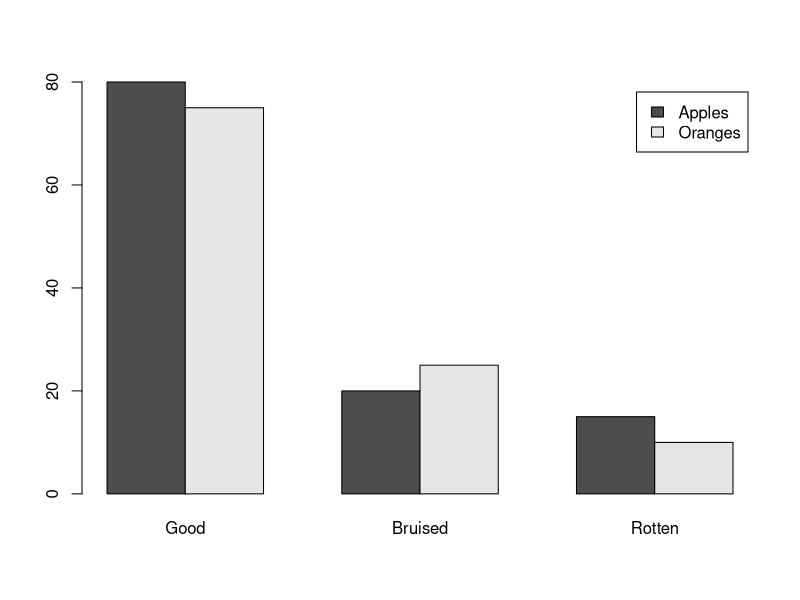
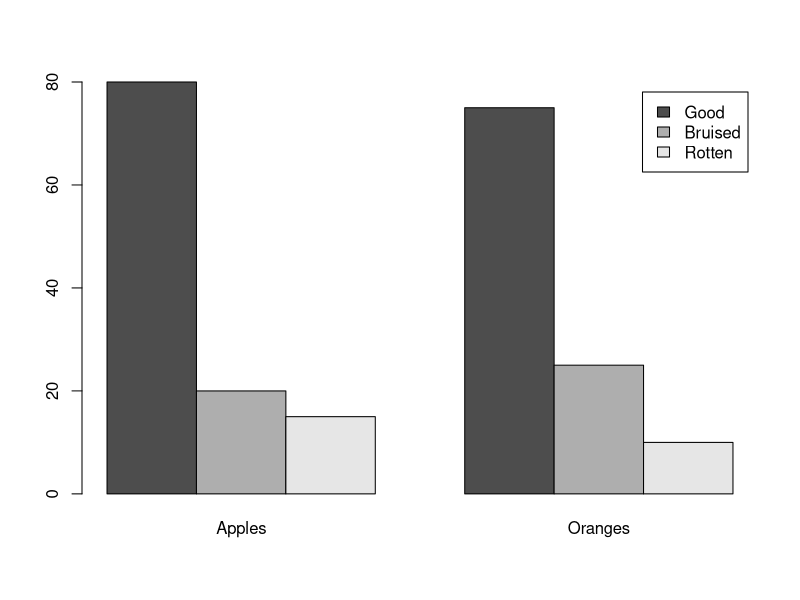
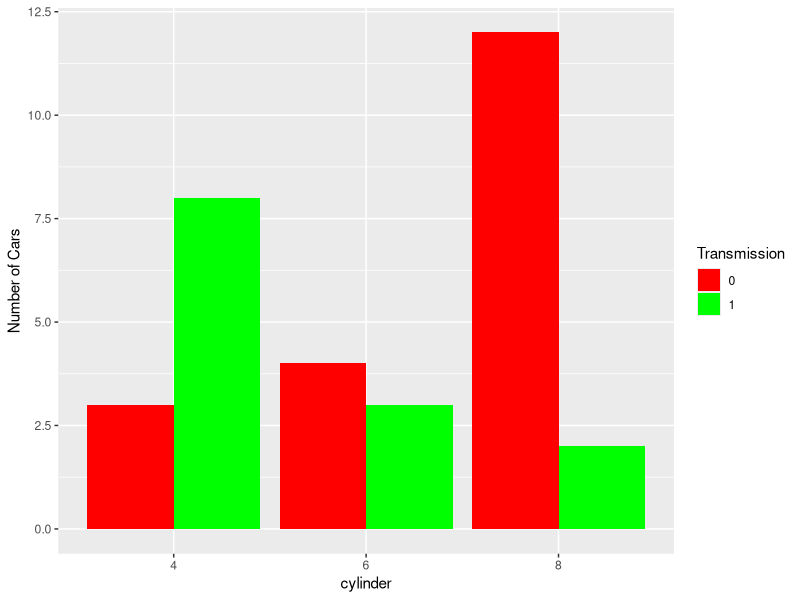
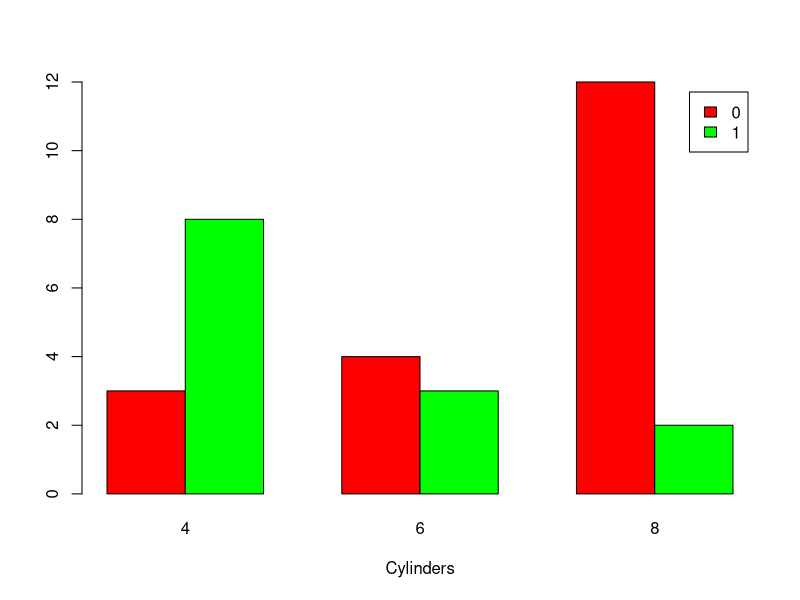

Write the R code that produced these figures, in order.
#1)	Open statistics notebook
#2)	Go through the combine function in the textbook
Fruitrow <- rbind( Apples = c(Good = 80, Bruised = 20, Rotten = 15), 
                   Oranges = c(Good = 75, Bruised = 25, Rotten = 10) )
Fruitrow
#          Good Bruised Rotten
#Apples    80      20     15
#Oranges   75      25     10
Fruitcolumn <- cbind( Apples = c(Good = 80, Bruised = 20, Rotten = 15), Oranges = c(Good = 75, Bruised = 25, Rotten = 10) )
Fruitcolumn
#         Apples Oranges
#Good        80      75
#Bruised     20      25
#Rotten      15      10
#5)	Go through an example of a barplot
#6)	Note: Rows are legends, and columns are columns or bars
barplot(Fruitrow,beside = TRUE, legend.text=TRUE)
barplot(Fruitcolumn,beside = TRUE, legend.text=TRUE)
# 9) Using data
table(mtcars$am, mtcars$cyl)
library(tidyverse)
ggplot(data=mtcars,aes(x=as.factor(cyl),fill=as.factor(am)))+
  geom_bar(stat = "count",position = position_dodge())+
  scale_fill_manual(values = c("red","green"))+
  labs(
    x="cylinder",
    fill="Transmission",
    y="Number of Cars"
  )
#10) Using data
barplot(table(mtcars$am, mtcars$cyl), beside=TRUE, 
        col=c("red","green"), legend.text=TRUE, xlab="Cylinders")
#Doing chisq analysis – chisq.test(x) using both data
Fruitchi <- chisq.test(Fruitcolumn)
Fruitchi
mtchi <- chisq.test(table(mtcars$am, mtcars$cyl))
mtchi
#12)	Check the requirements using mychisq$expected and mean(mychisq$expected) for both data
Fruitchi$expected
#             Good Bruised   Rotten
#Apples  79.22222      23 12.77778
#Oranges 75.77778      22 12.22222 
mtchi$expected
#       4       6      8
#0 6.53125 4.15625 8.3125
#1 4.46875 2.84375 5.6875
mean(mtchi$expected)
#[1] 5.333333
#13)	Do Pearsons residuals on both data – mychisq$residuals
Fruitchi$residuals
mtchi$residuals
